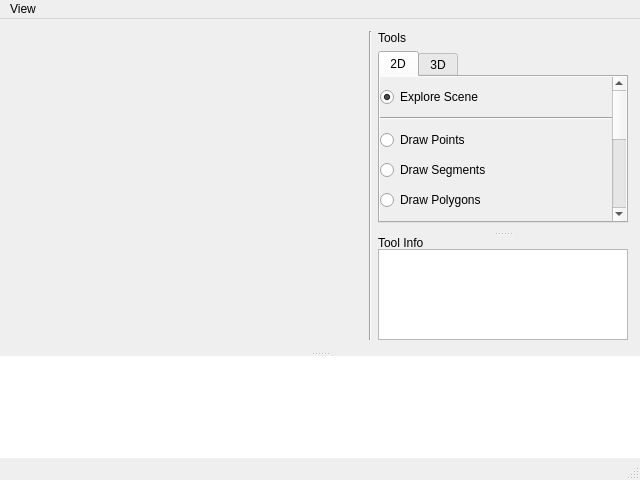
<?xml version="1.0" encoding="UTF-8"?>
<ui version="4.0">
 <class>MainWindow</class>
 <widget class="QMainWindow" name="MainWindow">
  <property name="geometry">
   <rect>
    <x>0</x>
    <y>0</y>
    <width>640</width>
    <height>480</height>
   </rect>
  </property>
  <property name="sizePolicy">
   <sizepolicy hsizetype="Preferred" vsizetype="Preferred">
    <horstretch>0</horstretch>
    <verstretch>0</verstretch>
   </sizepolicy>
  </property>
  <property name="minimumSize">
   <size>
    <width>640</width>
    <height>480</height>
   </size>
  </property>
  <property name="maximumSize">
   <size>
    <width>16777215</width>
    <height>16777215</height>
   </size>
  </property>
  <property name="windowTitle">
   <string>MainWindow</string>
  </property>
  <widget class="QWidget" name="centralwidget">
   <property name="sizePolicy">
    <sizepolicy hsizetype="Preferred" vsizetype="Preferred">
     <horstretch>0</horstretch>
     <verstretch>0</verstretch>
    </sizepolicy>
   </property>
   <property name="maximumSize">
    <size>
     <width>16777215</width>
     <height>16777215</height>
    </size>
   </property>
   <layout class="QVBoxLayout" name="verticalLayout">
    <property name="margin">
     <number>0</number>
    </property>
    <item>
     <widget class="QSplitter" name="splitter">
      <property name="sizePolicy">
       <sizepolicy hsizetype="Preferred" vsizetype="Preferred">
        <horstretch>0</horstretch>
        <verstretch>0</verstretch>
       </sizepolicy>
      </property>
      <property name="orientation">
       <enum>Qt::Vertical</enum>
      </property>
      <property name="childrenCollapsible">
       <bool>false</bool>
      </property>
      <widget class="QFrame" name="canvas_tools_frame">
       <property name="sizePolicy">
        <sizepolicy hsizetype="Preferred" vsizetype="Preferred">
         <horstretch>0</horstretch>
         <verstretch>0</verstretch>
        </sizepolicy>
       </property>
       <property name="minimumSize">
        <size>
         <width>300</width>
         <height>300</height>
        </size>
       </property>
       <property name="frameShape">
        <enum>QFrame::NoFrame</enum>
       </property>
       <property name="frameShadow">
        <enum>QFrame::Plain</enum>
       </property>
       <layout class="QHBoxLayout" name="horizontalLayout">
        <property name="margin">
         <number>12</number>
        </property>
        <item>
         <widget class="Canvas3d" name="canvas" native="true">
          <property name="sizePolicy">
           <sizepolicy hsizetype="MinimumExpanding" vsizetype="MinimumExpanding">
            <horstretch>0</horstretch>
            <verstretch>0</verstretch>
           </sizepolicy>
          </property>
          <property name="minimumSize">
           <size>
            <width>300</width>
            <height>300</height>
           </size>
          </property>
         </widget>
        </item>
        <item>
         <widget class="Line" name="line_4">
          <property name="sizePolicy">
           <sizepolicy hsizetype="Fixed" vsizetype="Expanding">
            <horstretch>0</horstretch>
            <verstretch>0</verstretch>
           </sizepolicy>
          </property>
          <property name="orientation">
           <enum>Qt::Vertical</enum>
          </property>
         </widget>
        </item>
        <item>
         <widget class="QSplitter" name="tools_info_frame">
          <property name="sizePolicy">
           <sizepolicy hsizetype="Preferred" vsizetype="Expanding">
            <horstretch>0</horstretch>
            <verstretch>0</verstretch>
           </sizepolicy>
          </property>
          <property name="maximumSize">
           <size>
            <width>16777215</width>
            <height>16777215</height>
           </size>
          </property>
          <property name="orientation">
           <enum>Qt::Vertical</enum>
          </property>
          <property name="childrenCollapsible">
           <bool>false</bool>
          </property>
          <widget class="QFrame" name="tools_frame">
           <property name="sizePolicy">
            <sizepolicy hsizetype="Preferred" vsizetype="Preferred">
             <horstretch>0</horstretch>
             <verstretch>0</verstretch>
            </sizepolicy>
           </property>
           <property name="minimumSize">
            <size>
             <width>0</width>
             <height>0</height>
            </size>
           </property>
           <property name="maximumSize">
            <size>
             <width>16777215</width>
             <height>16777215</height>
            </size>
           </property>
           <property name="frameShape">
            <enum>QFrame::NoFrame</enum>
           </property>
           <property name="frameShadow">
            <enum>QFrame::Plain</enum>
           </property>
           <layout class="QVBoxLayout" name="verticalLayout_2">
            <property name="leftMargin">
             <number>0</number>
            </property>
            <property name="topMargin">
             <number>0</number>
            </property>
            <property name="rightMargin">
             <number>0</number>
            </property>
            <item>
             <widget class="QLabel" name="label">
              <property name="minimumSize">
               <size>
                <width>0</width>
                <height>0</height>
               </size>
              </property>
              <property name="maximumSize">
               <size>
                <width>16777215</width>
                <height>16777215</height>
               </size>
              </property>
              <property name="text">
               <string>Tools</string>
              </property>
             </widget>
            </item>
            <item>
             <widget class="QTabWidget" name="tools_tabs">
              <property name="sizePolicy">
               <sizepolicy hsizetype="Preferred" vsizetype="Expanding">
                <horstretch>0</horstretch>
                <verstretch>0</verstretch>
               </sizepolicy>
              </property>
              <property name="minimumSize">
               <size>
                <width>0</width>
                <height>100</height>
               </size>
              </property>
              <property name="maximumSize">
               <size>
                <width>16777215</width>
                <height>16777209</height>
               </size>
              </property>
              <property name="currentIndex">
               <number>0</number>
              </property>
              <property name="usesScrollButtons">
               <bool>false</bool>
              </property>
              <widget class="QWidget" name="tab_2d">
               <property name="minimumSize">
                <size>
                 <width>0</width>
                 <height>100</height>
                </size>
               </property>
               <attribute name="title">
                <string>2D</string>
               </attribute>
               <layout class="QVBoxLayout" name="verticalLayout_5">
                <property name="spacing">
                 <number>-1</number>
                </property>
                <property name="margin">
                 <number>0</number>
                </property>
                <item>
                 <widget class="QScrollArea" name="scrollArea_2">
                  <property name="sizePolicy">
                   <sizepolicy hsizetype="Preferred" vsizetype="Preferred">
                    <horstretch>0</horstretch>
                    <verstretch>0</verstretch>
                   </sizepolicy>
                  </property>
                  <property name="frameShape">
                   <enum>QFrame::NoFrame</enum>
                  </property>
                  <property name="frameShadow">
                   <enum>QFrame::Plain</enum>
                  </property>
                  <property name="lineWidth">
                   <number>0</number>
                  </property>
                  <property name="verticalScrollBarPolicy">
                   <enum>Qt::ScrollBarAlwaysOn</enum>
                  </property>
                  <property name="widgetResizable">
                   <bool>true</bool>
                  </property>
                  <widget class="QWidget" name="scrollAreaWidgetContents_2">
                   <property name="geometry">
                    <rect>
                     <x>0</x>
                     <y>0</y>
                     <width>229</width>
                     <height>279</height>
                    </rect>
                   </property>
                   <layout class="QVBoxLayout" name="verticalLayout_8">
                    <property name="spacing">
                     <number>10</number>
                    </property>
                    <property name="leftMargin">
                     <number>0</number>
                    </property>
                    <property name="topMargin">
                     <number>10</number>
                    </property>
                    <property name="rightMargin">
                     <number>0</number>
                    </property>
                    <property name="bottomMargin">
                     <number>0</number>
                    </property>
                    <item>
                     <widget class="QRadioButton" name="tool2d_explore_radio">
                      <property name="text">
                       <string>Explore Scene</string>
                      </property>
                      <property name="checked">
                       <bool>true</bool>
                      </property>
                     </widget>
                    </item>
                    <item>
                     <widget class="Line" name="line_8">
                      <property name="orientation">
                       <enum>Qt::Horizontal</enum>
                      </property>
                     </widget>
                    </item>
                    <item>
                     <widget class="QRadioButton" name="tool2d_draw_points_radio">
                      <property name="text">
                       <string>Draw Points</string>
                      </property>
                      <property name="checked">
                       <bool>false</bool>
                      </property>
                     </widget>
                    </item>
                    <item>
                     <widget class="QRadioButton" name="tool2d_draw_segments_radio">
                      <property name="text">
                       <string>Draw Segments</string>
                      </property>
                     </widget>
                    </item>
                    <item>
                     <widget class="QRadioButton" name="tool2d_draw_polygons_radio">
                      <property name="text">
                       <string>Draw Polygons</string>
                      </property>
                     </widget>
                    </item>
                    <item>
                     <widget class="QRadioButton" name="tool2d_draw_polylines_radio">
                      <property name="text">
                       <string>Draw Lines</string>
                      </property>
                     </widget>
                    </item>
                    <item>
                     <widget class="Line" name="line">
                      <property name="orientation">
                       <enum>Qt::Horizontal</enum>
                      </property>
                     </widget>
                    </item>
                    <item>
                     <widget class="QRadioButton" name="tool2d_erase_shapes_radio">
                      <property name="text">
                       <string>Erase Shapes</string>
                      </property>
                     </widget>
                    </item>
                    <item>
                     <widget class="Line" name="line_2">
                      <property name="orientation">
                       <enum>Qt::Horizontal</enum>
                      </property>
                     </widget>
                    </item>
                    <item>
                     <widget class="QRadioButton" name="tool2d_select_shapes_radio">
                      <property name="text">
                       <string>Select Shapes</string>
                      </property>
                     </widget>
                    </item>
                    <item>
                     <widget class="QRadioButton" name="tool2d_operation_radio">
                      <property name="text">
                       <string>Operation</string>
                      </property>
                     </widget>
                    </item>
                    <item>
                     <widget class="QComboBox" name="tool2d_operation_select"/>
                    </item>
                    <item>
                     <widget class="QPushButton" name="tool2d_operation_button">
                      <property name="text">
                       <string>Perform Operation</string>
                      </property>
                     </widget>
                    </item>
                    <item>
                     <spacer name="verticalSpacer">
                      <property name="orientation">
                       <enum>Qt::Vertical</enum>
                      </property>
                      <property name="sizeHint" stdset="0">
                       <size>
                        <width>20</width>
                        <height>40</height>
                       </size>
                      </property>
                     </spacer>
                    </item>
                   </layout>
                  </widget>
                 </widget>
                </item>
               </layout>
              </widget>
              <widget class="QWidget" name="tab_3d">
               <property name="minimumSize">
                <size>
                 <width>0</width>
                 <height>100</height>
                </size>
               </property>
               <attribute name="title">
                <string>3D</string>
               </attribute>
               <layout class="QVBoxLayout" name="verticalLayout_6">
                <property name="spacing">
                 <number>-1</number>
                </property>
                <property name="margin">
                 <number>0</number>
                </property>
                <item>
                 <widget class="QScrollArea" name="scrollArea">
                  <property name="sizePolicy">
                   <sizepolicy hsizetype="Preferred" vsizetype="Preferred">
                    <horstretch>0</horstretch>
                    <verstretch>0</verstretch>
                   </sizepolicy>
                  </property>
                  <property name="frameShape">
                   <enum>QFrame::NoFrame</enum>
                  </property>
                  <property name="frameShadow">
                   <enum>QFrame::Plain</enum>
                  </property>
                  <property name="lineWidth">
                   <number>0</number>
                  </property>
                  <property name="verticalScrollBarPolicy">
                   <enum>Qt::ScrollBarAlwaysOn</enum>
                  </property>
                  <property name="widgetResizable">
                   <bool>true</bool>
                  </property>
                  <widget class="QWidget" name="scrollAreaWidgetContents">
                   <property name="geometry">
                    <rect>
                     <x>0</x>
                     <y>0</y>
                     <width>229</width>
                     <height>218</height>
                    </rect>
                   </property>
                   <layout class="QVBoxLayout" name="verticalLayout_7">
                    <property name="spacing">
                     <number>10</number>
                    </property>
                    <property name="leftMargin">
                     <number>0</number>
                    </property>
                    <property name="topMargin">
                     <number>10</number>
                    </property>
                    <property name="rightMargin">
                     <number>0</number>
                    </property>
                    <property name="bottomMargin">
                     <number>0</number>
                    </property>
                    <item>
                     <widget class="QRadioButton" name="tool3d_insert_shape_radio">
                      <property name="text">
                       <string>Insert Shape</string>
                      </property>
                      <property name="checked">
                       <bool>true</bool>
                      </property>
                     </widget>
                    </item>
                    <item>
                     <widget class="QComboBox" name="tool3d_insert_shape_select"/>
                    </item>
                    <item>
                     <widget class="QPushButton" name="tool3d_insert_shape_button">
                      <property name="text">
                       <string>Insert Shape</string>
                      </property>
                     </widget>
                    </item>
                    <item>
                     <widget class="Line" name="line_6">
                      <property name="orientation">
                       <enum>Qt::Horizontal</enum>
                      </property>
                     </widget>
                    </item>
                    <item>
                     <widget class="QRadioButton" name="tool3d_erase_shape_radio">
                      <property name="text">
                       <string>Erase Shape</string>
                      </property>
                     </widget>
                    </item>
                    <item>
                     <widget class="Line" name="line_7">
                      <property name="orientation">
                       <enum>Qt::Horizontal</enum>
                      </property>
                     </widget>
                    </item>
                    <item>
                     <widget class="QRadioButton" name="tool3d_operation_radio">
                      <property name="text">
                       <string>Operation</string>
                      </property>
                     </widget>
                    </item>
                    <item>
                     <widget class="QComboBox" name="tool3d_operation_select"/>
                    </item>
                    <item>
                     <widget class="QPushButton" name="tool3d_operation_button">
                      <property name="text">
                       <string>Perform Operation</string>
                      </property>
                     </widget>
                    </item>
                    <item>
                     <spacer name="verticalSpacer_2">
                      <property name="orientation">
                       <enum>Qt::Vertical</enum>
                      </property>
                      <property name="sizeHint" stdset="0">
                       <size>
                        <width>20</width>
                        <height>40</height>
                       </size>
                      </property>
                     </spacer>
                    </item>
                   </layout>
                  </widget>
                 </widget>
                </item>
               </layout>
              </widget>
             </widget>
            </item>
           </layout>
          </widget>
          <widget class="QFrame" name="info_frame">
           <property name="minimumSize">
            <size>
             <width>0</width>
             <height>50</height>
            </size>
           </property>
           <property name="maximumSize">
            <size>
             <width>16777215</width>
             <height>16777215</height>
            </size>
           </property>
           <property name="frameShape">
            <enum>QFrame::NoFrame</enum>
           </property>
           <property name="frameShadow">
            <enum>QFrame::Plain</enum>
           </property>
           <layout class="QVBoxLayout" name="verticalLayout_3">
            <property name="spacing">
             <number>0</number>
            </property>
            <property name="margin">
             <number>0</number>
            </property>
            <item>
             <widget class="QLabel" name="tool_info_label">
              <property name="maximumSize">
               <size>
                <width>16777215</width>
                <height>13</height>
               </size>
              </property>
              <property name="text">
               <string>Tool Info</string>
              </property>
             </widget>
            </item>
            <item>
             <widget class="QPlainTextEdit" name="info_box">
              <property name="sizePolicy">
               <sizepolicy hsizetype="Preferred" vsizetype="Preferred">
                <horstretch>0</horstretch>
                <verstretch>0</verstretch>
               </sizepolicy>
              </property>
              <property name="minimumSize">
               <size>
                <width>0</width>
                <height>0</height>
               </size>
              </property>
              <property name="maximumSize">
               <size>
                <width>250</width>
                <height>16777215</height>
               </size>
              </property>
             </widget>
            </item>
           </layout>
          </widget>
         </widget>
        </item>
       </layout>
      </widget>
      <widget class="QPlainTextEdit" name="console">
       <property name="sizePolicy">
        <sizepolicy hsizetype="MinimumExpanding" vsizetype="MinimumExpanding">
         <horstretch>0</horstretch>
         <verstretch>0</verstretch>
        </sizepolicy>
       </property>
       <property name="minimumSize">
        <size>
         <width>50</width>
         <height>50</height>
        </size>
       </property>
       <property name="maximumSize">
        <size>
         <width>16777215</width>
         <height>16777215</height>
        </size>
       </property>
       <property name="frameShape">
        <enum>QFrame::NoFrame</enum>
       </property>
       <property name="frameShadow">
        <enum>QFrame::Plain</enum>
       </property>
      </widget>
     </widget>
    </item>
   </layout>
  </widget>
  <widget class="QMenuBar" name="menubar">
   <property name="geometry">
    <rect>
     <x>0</x>
     <y>0</y>
     <width>640</width>
     <height>22</height>
    </rect>
   </property>
   <widget class="QMenu" name="menuView">
    <property name="title">
     <string>View</string>
    </property>
    <addaction name="action2D"/>
    <addaction name="action3D"/>
    <addaction name="separator"/>
    <addaction name="actionReset"/>
   </widget>
   <addaction name="menuView"/>
  </widget>
  <widget class="QStatusBar" name="statusbar"/>
  <action name="action2D">
   <property name="checkable">
    <bool>true</bool>
   </property>
   <property name="text">
    <string>2D</string>
   </property>
   <property name="toolTip">
    <string>Switch to 2D View</string>
   </property>
   <property name="shortcut">
    <string>Ctrl+2</string>
   </property>
  </action>
  <action name="action3D">
   <property name="checkable">
    <bool>true</bool>
   </property>
   <property name="text">
    <string>3D</string>
   </property>
   <property name="toolTip">
    <string>Switch to 2D View</string>
   </property>
   <property name="shortcut">
    <string>Ctrl+3</string>
   </property>
  </action>
  <action name="actionReset">
   <property name="text">
    <string>Reset</string>
   </property>
   <property name="shortcut">
    <string>Ctrl+R</string>
   </property>
  </action>
 </widget>
 <customwidgets>
  <customwidget>
   <class>Canvas3d</class>
   <extends>QWidget</extends>
   <header>app/canvas3d.h</header>
   <container>1</container>
  </customwidget>
 </customwidgets>
 <resources/>
 <connections/>
</ui>
